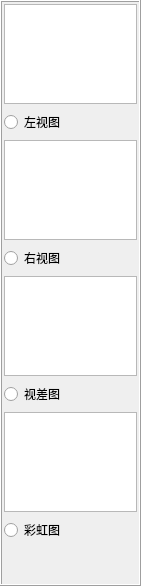
    <widget class="QFrame" name="frame_2">
     <property name="minimumSize">
      <size>
       <width>0</width>
       <height>0</height>
      </size>
     </property>
     <property name="maximumSize">
      <size>
       <width>141</width>
       <height>16777215</height>
      </size>
     </property>
     <property name="frameShape">
      <enum>QFrame::Box</enum>
     </property>
     <property name="frameShadow">
      <enum>QFrame::Raised</enum>
     </property>
     <layout class="QVBoxLayout" name="verticalLayout_3">
      <property name="leftMargin">
       <number>2</number>
      </property>
      <property name="topMargin">
       <number>2</number>
      </property>
      <property name="rightMargin">
       <number>2</number>
      </property>
      <property name="bottomMargin">
       <number>2</number>
      </property>
      <item>
       <widget class="QGraphicsView" name="graphicsView_ImageL">
        <property name="maximumSize">
         <size>
          <width>133</width>
          <height>100</height>
         </size>
        </property>
       </widget>
      </item>
      <item>
       <widget class="QRadioButton" name="radioButton_ImageL">
        <property name="text">
         <string>左视图</string>
        </property>
        <property name="autoExclusive">
         <bool>true</bool>
        </property>
       </widget>
      </item>
      <item>
       <widget class="QGraphicsView" name="graphicsView_ImageR">
        <property name="maximumSize">
         <size>
          <width>133</width>
          <height>100</height>
         </size>
        </property>
       </widget>
      </item>
      <item>
       <widget class="QRadioButton" name="radioButton_ImageR">
        <property name="text">
         <string>右视图</string>
        </property>
        <property name="autoExclusive">
         <bool>true</bool>
        </property>
       </widget>
      </item>
      <item>
       <widget class="QGraphicsView" name="graphicsView_RawDisp">
        <property name="maximumSize">
         <size>
          <width>133</width>
          <height>100</height>
         </size>
        </property>
       </widget>
      </item>
      <item>
       <widget class="QRadioButton" name="radioButton_RawDisp">
        <property name="text">
         <string>视差图</string>
        </property>
        <property name="autoExclusive">
         <bool>true</bool>
        </property>
       </widget>
      </item>
      <item>
       <widget class="QGraphicsView" name="graphicsView_Rainbow">
        <property name="maximumSize">
         <size>
          <width>133</width>
          <height>100</height>
         </size>
        </property>
       </widget>
      </item>
      <item>
       <widget class="QRadioButton" name="radioButton_Rainbow">
        <property name="text">
         <string>彩虹图</string>
        </property>
        <property name="autoExclusive">
         <bool>true</bool>
        </property>
       </widget>
      </item>
      <item>
       <spacer name="verticalSpacer">
        <property name="orientation">
         <enum>Qt::Vertical</enum>
        </property>
        <property name="sizeHint" stdset="0">
         <size>
          <width>20</width>
          <height>40</height>
         </size>
        </property>
       </spacer>
      </item>
     </layout>
    </widget>
